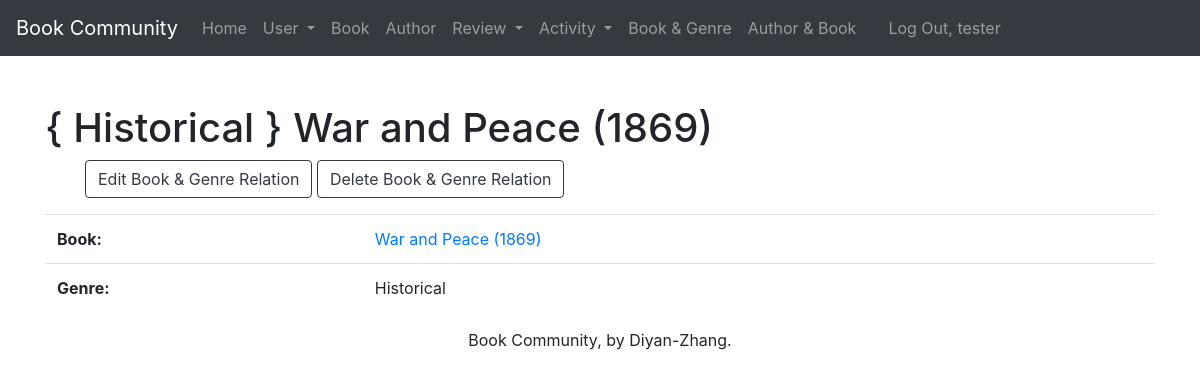
/book_genre/4/ (signed in), run on the app's committed database.
### webinfo/models.py (models this page shows, shortened)
class Explain(models.Model):
    explain_id = models.AutoField(primary_key=True)
    book = models.ForeignKey(Book, related_name='explains', on_delete=models.PROTECT)
    type = models.ForeignKey(Type, related_name='explains', on_delete=models.PROTECT)
    def __str__(self):
        return '{ %s } %s' % (self.type, self.book)
    def get_update_url(self):
        return reverse('webinfo_explain_update_urlpattern',
                       kwargs={'pk': self.pk}
                       )
    def get_delete_url(self):
        return reverse('webinfo_explain_delete_urlpattern',
                       kwargs={'pk': self.pk}
                       )
    class Meta:
        ordering = ['type', 'book']
        constraints = [
            UniqueConstraint(fields=['book', 'type'], name='unique_explain')
        ]

class Type(models.Model):
    type_id = models.AutoField(primary_key=True)
    type = models.CharField(max_length=45, unique=True)
    def __str__(self):
        return '%s' % self.type
    class Meta:
        ordering = ['type']

class Book(models.Model):
    book_id = models.AutoField(primary_key=True)
    book_name = models.CharField(max_length=225)
    textbook_or_not = models.BooleanField(default=False)
    year = models.ForeignKey(Year, related_name='books', on_delete=models.PROTECT)
    publisher = models.ForeignKey(Publisher, related_name='books', on_delete=models.PROTECT)
    def __str__(self):
        return '%s (%s)' % (self.book_name, self.year.year)
    def get_absolute_url(self):
        return reverse('webinfo_book_detail_urlpattern',
                       kwargs={'pk': self.pk}
                       )
    class Meta:
        ordering = ['book_name', 'year', 'publisher']
        constraints = [
            UniqueConstraint(fields=['book_name', 'year', 'publisher'], name='unique_book')
        ]

class Year(models.Model):
    year_id = models.AutoField(primary_key=True)
    year = models.IntegerField(unique=True)
    class Meta:
        ordering = ['year']

### webinfo/views.py (the view)
class ExplainDetail(LoginRequiredMixin, PermissionRequiredMixin, DetailView):
    model = Explain
    permission_required = 'webinfo.view_explain'
    def get_context_data(self, **kwargs):
        context = super(DetailView, self).get_context_data(**kwargs)
        explain = self.get_object()
        book = explain.book
        context['book'] = book
        return context

### webinfo/templates/webinfo/explain_detail.html (shortened to what this page needs)
{% extends 'webinfo/base.html' %}
{% block content %}
    <h1 class="mt-5">{{ explain }}</h1>
    <ul>
        {% if perms.webinfo.change_explain %}
            <a href="{{ explain.get_update_url }}" class="btn btn-outline-dark">
                Edit Book & Genre Relation</a>
        {% endif %}
        {% if perms.webinfo.delete_explain %}
            <a href="{{ explain.get_delete_url }}" class="btn btn-outline-dark">
                Delete Book & Genre Relation</a>
        {% endif %}
    </ul>
    <section>
        <p class="lead">
            <table class="table table-hover">
                <tbody>
                    <tr>
                        <th scope="row">Book:</th>
                        <td><a href="{{ book.get_absolute_url }}">{{ book }}</a></td>
                    </tr>
                    <tr>
                        <th scope="row">Genre:</th>
                        <td>{{ explain.type }}</td>
                    </tr>
                </tbody>
            </table>
        </p>
    </section>
{% endblock %}

### webinfo/templates/webinfo/base.html (shortened to what this page needs)
{% load static %}
<!DOCTYPE html>
<html lang="en">
<head>
    <link rel="stylesheet" href="https://cdn.jsdelivr.net/npm/bootstrap@4.6.1/dist/css/bootstrap.min.css">
</head>
<body>
<nav class="navbar navbar-expand-lg navbar-dark bg-dark">
  <a class="navbar-brand" href="#">Book Community</a>
  <div class="collapse navbar-collapse" id="navbarNav">
      <ul class="navbar-nav">
          <li class="nav-item">
              <a class="nav-link" href="{% url 'home_urlpattern' %}">Home</a>
          </li>
          <li class="nav-item dropdown">
              <a class="nav-link dropdown-toggle" href="#" id="navbarDropdownMenuLink" role="button" data-toggle="dropdown" aria-expanded="false">
                  User
              </a>
          </li>
          {% if perms.webinfo.view_book %}
              <li class="nav-item">
                  <a class="nav-link" href="{% url 'webinfo_book_list_urlpattern' %}">Book</a>
              </li>
          {% endif %}
          {% if perms.webinfo.view_author %}
              <li class="nav-item">
                  <a class="nav-link" href="{% url 'webinfo_author_list_urlpattern' %}">Author</a>
              </li>
          {% endif %}
          <li class="nav-item dropdown">
              <a class="nav-link dropdown-toggle" href="#" id="navbarDropdownMenuLink" role="button" data-toggle="dropdown" aria-expanded="false">
                  Review
              </a>
          </li>
          <li class="nav-item dropdown">
              <a class="nav-link dropdown-toggle" href="#" id="navbarDropdownMenuLink" role="button" data-toggle="dropdown" aria-expanded="false">
                  Activity
              </a>
          </li>
          {% if perms.webinfo.view_explain %}
              <li class="nav-item">
                  <a class="nav-link" href="{% url 'webinfo_explain_list_urlpattern' %}">Book & Genre</a>
              </li>
          {% endif %}
          {% if perms.webinfo.view_write %}
              <li class="nav-item">
                  <a class="nav-link" href="{% url 'webinfo_write_list_urlpattern' %}">Author & Book</a>
              </li>
          {% endif %}
      </ul>
      <ul class="navbar-nav px-3">
            {% if user.is_authenticated %}
                <li class="nav-item text-nowrap"><a class="nav-link" href="{% url 'logout_urlpattern' %}">
                    Log Out, {{ user.get_username }}</a></li>
            {% else %}
                <li class="nav-item text-nowrap"><a class="nav-link" href="{% url 'login_urlpattern' %}">
                    Log In</a></li>
            {% endif %}
      </ul>
  </div>
</nav>
<main role="main" class="flex-shrink-0">
    <div class="container">
        {% block content %}{% endblock %}
    </div>
</main>
 <footer class="mastfoot mt-auto">
    <div class="inner">
      <p class="text-center">Book Community, by Diyan-Zhang.</p>
    </div>
 </footer>
</body>
</html>

### data on the page
Explain: type+book "{ Historical } War and Peace (1869)", type "Historical"
Book: book_name+year "War and Peace (1869)"

### other printed values
{{ user.get_username }} "tester"
